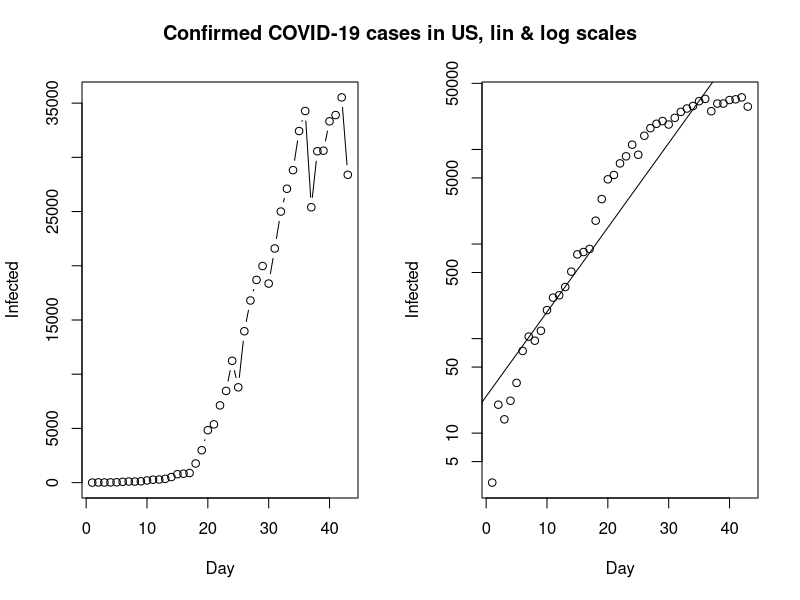

The R source for this figure: (Note: this script raises an error after producing the figure.)
## source: https://github.com/bbolker/bbmisc/blob/master/peak_I_simple.rmd
# https://tinu.shinyapps.io/Flatten_the_Curve/
# https://staff.math.su.se/hoehle/blog/2020/03/16/flatteningthecurve.html


install.packages("tidyverse")
library(tidyverse)

install.packages("pillar")
library(pillar)

install.packages("tidyr")
library(tidyr)

install.packages("tidyverse")
library(tidyverse)

install.packages("dplyr")
library(dplyr)

install.packages("magrittr")
library(dplyr)

install.packages("ggplot2")
library(ggplot2); theme_set(theme_bw(base_size=16))

######################################################################
# sources: https://raw.githubusercontent.com/hoehleatsu/hoehleatsu.github.io/master/_source/2020-03-16-flatteningthecurve.Rmd
# Function to compute the derivative of the ODE system
#
#  t - time
#  y - current state vector of the ODE at time t
#  parms - Parameter vector used by the ODE system
#
# Returns:
#  list with one component being a vector of length two containing
#  dS(t)/dt and dI(t)/dt
######################################################################


# SW # we start the count for our sir model as of 2/26/2020 when cases>1
Infected <- c(2,7,7,12,14,15,21,35,94,101,161,203,248,355,500,599,814,961,1022,1103,1190,1279,1439,1639,1763,1934,2046,2286,2526,2840,3069,3447,3700,4028,4435,4947,5568,6131,6443,6830,7206,7693,8419,9141,9685,10151,10151)

# FR
# Infected <- c(0,0,2,3,3,3,4,5,5,5,6,6,6,6,6,6,6,11,11,11,11,11,11,11,12,12,12,12,12,12,12,12,12,12,14,18,38,57,100,130,191,204,285,377,653,949,1126,1209,1784,2281,2281,3661,4469,4499,6633,7652,9043,10871,12612,14282,16018,19856,22304,25233,29155,32964,37575,40174,44550,52128,56989,59105,64338,89953,92839,98010,109069,112950,117749,124869,129654,129654)

# US
# Infected <- c(1,1,2,2,5,5,5,5,5,7,8,8,11,11,11,11,11,11,11,11,12,12,13,13,13,13,13,13,13,13,15,15,15,51,51,57,58,60,68,74,98,118,149,217,262,402,518,583,959,1281,1663,2179,2727,3499,4632,6421,7783,13747,19273,25600,33276,43847,53740,65778,83836,101657,121465,140909,161831,188172,213372,243762,275586,308853,337072,366667,396223,429052,461437,496535,526396,526396)

# BE
#Infected <- c(0,0,0,0,0,0,0,0,0,0,0,0,0,1,1,1,1,1,1,1,1,1,1,1,1,1,1,1,1,1,1,1,1,1,1,1,1,1,1,2,8,13,23,50,109,169,200,239,267,314,314,559,689,886,1058,1243,1486,1795,2257,2815,3401,3743,4269,4937,6235,7284,9134,10836,11899,12775,13964,15348,16770,18431,19691,20814,22194,23403,24983,26667,28018,28018)

# RW
#Infected <- c(0,0,0,0,0,0,0,0,0,0,0,0,0,0,0,0,0,0,0,0,0,0,0,0,0,0,0,0,0,0,0,0,0,0,0,0,0,0,0,0,0,0,0,0,0,0,0,0,0,0,0,0,1,1,5,7,8,8,17,17,19,36,40,41,50,54,60,70,70,75,82,84,89,102,104,105,105,110,110,118,120,120)

# US
Infected <- c(3,20,14,22,34,74,105,95,121,200,271,287,351,511,777,823,887,1766,2988,4835,5374,7123,8459,11236,8789,13963,16797,18695,19979,18360,21595,24998,27103,28819,32425,34272,25398,30561,30613,33323,33901,35527,28391)

Day <- 1:(length(Infected)) # length of the infection period

# Population size: 1e6 (1 milliion) or 1e7 (10 millions)
#N <- 1e6 OR, better, actual countries' population

#N <- 66000000 # pupulation of the UK
#N <- 10230000 # pupulation of the SW
#N <- 66990000 # pupulation of the FR
#N <- 32820000 # pupulation of the US
#N <- 11460000 # pupulation of the BE
#N <- 12210000 # pupulation of the RW
N <- 327167434 # population of the US


# Plot coutnry's confirmed cases
old <- par(mfrow = c(1, 2))
#plot(Day, Infected, type ="b") # bubbles
plot(Day, Infected, type ="b")
plot(Day, Infected, log = "y") # type b by default
abline(lm(log10(Infected) ~ Day))
title("Confirmed COVID-19 cases in US, lin & log scales", outer = TRUE, line = -2)


## Let's extrapolate to maybe 90 days, via epidemiologic modeling
SIR <- function(time, state, parameters) {
  par <- as.list(c(state, parameters))
  with(par, {
    dS <- -beta/N * I * S
    dI <- beta/N * I * S - gamma * I
    dR <- gamma * I
    list(c(dS, dI, dR))
  })
}


init <- c(S = N-Infected[1], I = Infected[1], R = 0)
RSS <- function(parameters) {
  names(parameters) <- c("beta", "gamma")
  out <- ode(y = init, times = Day, func = SIR, parms = parameters)
  fit <- out[ , 3]
  sum((Infected - fit)^2)
}

# general optimazion nethod based on Nelder-Mead
# https://en.wikipedia.org/wiki/Nelder%E2%80%93Mead_method
Opt <- optim(c(0.5, 0.5), RSS, method = "L-BFGS-B", lower = c(0, 0), upper = c(1, 1)) # optimize with some sensible conditions
Opt$message
#[1] "CONVERGENCE: REL_REDUCTION_OF_F <= FACTR*EPSMCH"

Opt_par <- setNames(Opt$par, c("beta", "gamma"))
print(Opt_par)
#beta     gamma 
#0.6163030 0.3836973 


# Population size: 1e6 (1 milliion) or 1e7 (10 millions)
#N <- 1e6 
# Rate at which person stays in the infectious compartment (disease specific and tracing specific)
# γ=0.2 corresponding here to an average length of the infective period of 5 days.
gamma <- 1/5 
# Infectious contact rate - beta = R0/N*gamma and when R0 \approx 2.25 then  2.25/N*gamma i.e
# a contact rate of β=0.0000004 means that the contact rate with a given individual is 0.0000004 contacts per day.
beta <- 4.5e-07 
# R0 for the beta and gamma values
# Altogether, this leads to an R0 of 2.25, which roughly corresponds to the R0 of SARS-CoV-2
R0 <- beta/gamma
#R0 = 1/0.8059199 
#[1] 1.240818


## We can now solve the ODE system using the above parameters and an initial number of infectious of, say, 10:

# Load package to numerically solve ODEs
library(deSolve)

# Grid where to evaluate
max_time <- 150
times <- seq(0, max_time, by=0.01)
# time in days, prediction to up to 90 days (highly unlikely fact will confirm the hypothesis though)

#fit <- data.frame(ode(y = init, times = t, func = SIR, parms = Opt_par))
fit <- data.frame(ode(y = init, times = times, func = SIR, parms = Opt_par))
col <- 1:3 # colour
print(fit)

#sink('fit_US_13042020.txt'); fit; sink()
#write.csv(fit, "fit_US_13042020.csv")


# Plot infection curve
matplot(fit$time, fit[ , 2:4], type = "l", xlab = "Day", ylab = "Number of subjects", lwd = 2, lty = 1, col = col)
matplot(fit$time, fit[ , 2:4], type = "l", xlab = "Day", ylab = "Number of subjects", lwd = 2, lty = 1, col = col, log = "y")

points(Day, Infected)
legend("bottomright", c("Susceptibles", "Infecteds", "Recovereds"), lty = 1, lwd = 1, col = col, inset = 0.05)
title("Predicted 2019-nCoV in US (worst case), SIR", outer = TRUE, line = -2)


## We can now solve the ODE system using the above parameters and an initial number of infectious of, say, 10:
# Load package to numerically solve ODEs
library(deSolve)

# Solve ODE system using Runge-Kutta numerical method.
# ode_solution <- rk4(y = c(N - 10, 10), times = times, func = sir, parms = c(beta, gamma)) %>%
ode_solution <- ode(y = init, times = times, func = SIR, parms = Opt_par) %>%
  as.data.frame() %>%
  setNames(c("t", "S", "I","R")) %>%
  mutate(beta = beta, gama = gamma, R0 = N * beta / gamma, s = S / N, i = I / N, type = "without_intervention")

ode_solution_daily <- ode_solution %>%
  filter(t %in% seq(0, max_time, by = 1)) %>%
  mutate(C = if_else(row_number() == 1, 0, lag(S) - S), c = C / N)


## The epidemic curve of new infections per day is shown below:
df_plot <- ode_solution_daily %>% select(t, c) %>% 
  pivot_longer(-t, names_to= "Quantity", values_to = "Proportion") 
#ggplot(df_plot, aes(x=t, y=Proportion)) + geom_col() + 
#  xlab("Time (days)") + ylab("Daily new cases (as proportion of the population)") + scale_y_continuous(labels=scales::percent)
ggplot(df_plot, aes(x=t, y=Proportion)) + geom_col() + 
  xlab("Time(d)") + ylab("Daily new cases (%US pop.)") + scale_y_continuous(labels=scales::percent)


# Function to compute the final size.
s_inf <- function(R0) {
  
  f_target <- function(x) { x - exp(-R0*(1-x)) }
  
  result <- uniroot(f_target, lower=1e-12, upper=1-1e-12)$root
  
  return(result)
}

# Final proportion of infected.
1 - s_inf(R0)
#[1] 0.3612606


## We can use the above equation to verify that the larger $R_0$, the larger is the final size of the outbreak:
R0_grid <- c(1.25, 1.5, 1.75,2, 2.25, 2.5, 3)
map_dbl( R0_grid, ~ 1-s_inf(.x)) %>% setNames(R0_grid) %>% scales::percent(accuracy=1)
